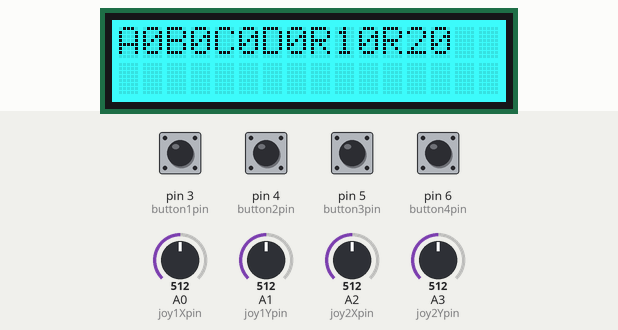
The sketch below on a simulated Arduino Uno, built with avr-gcc and run on an emulated ATmega328P. Parts: 16×2 character LCD. The test bench sets the inputs (shaded band); at power-on: pin 3 (button1pin), pin 4 (button2pin), pin 5 (button3pin), pin 6 (button4pin) HIGH, A2 (joy2Xpin) = 512, A0 (joy1Xpin) = 512, A1 (joy1Ypin) = 512, A3 (joy2Ypin) = 512.

Above: at 11.4 s.
11.5 s: pin 3 (button1pin) pulled LOW for 1 s
At 12.3 s:
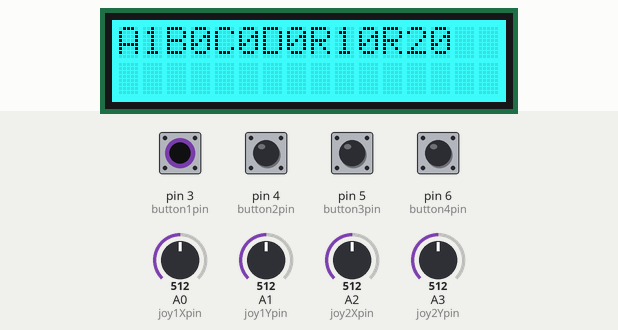
34.5 s: pin 4 (button2pin) pulled LOW for 1 s
At 35.3 s:
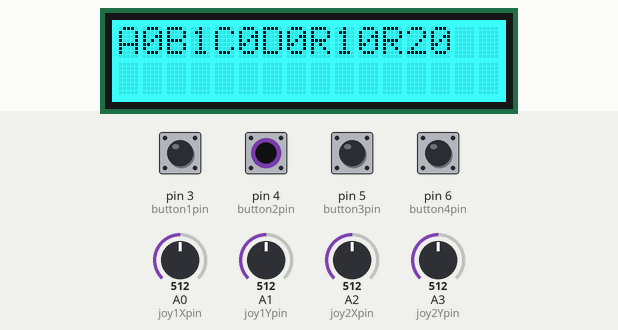
57.5 s: A2 (joy2Xpin) set to 537
At 58.3 s:
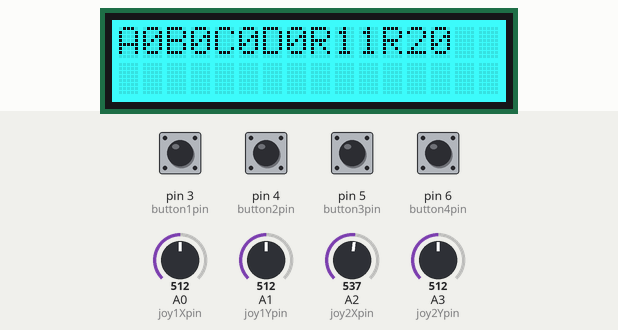
59.0 s: pin 5 (button3pin) pulled LOW for 0.15 s
At 59.1 s:
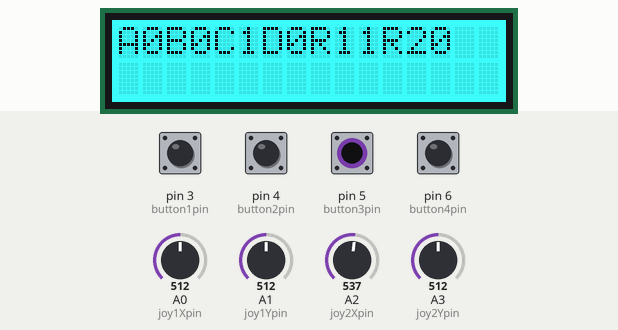
60.6 s: pin 6 (button4pin) pulled LOW for 0.15 s
At 60.74 s:
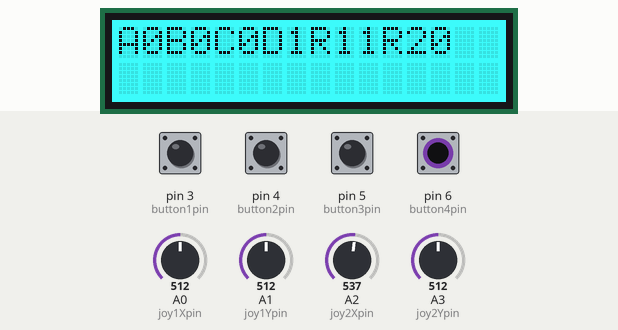
62.3 s: pin 3 (button1pin) pulled LOW for 0.15 s
At 62.53 s:
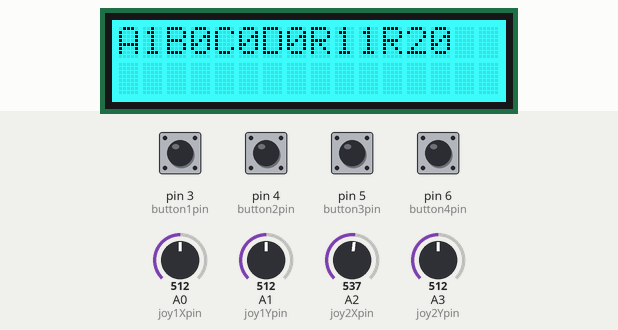
Timing chart, 0 to 65.1 s (numbered marks = the images above; inputs shaded):
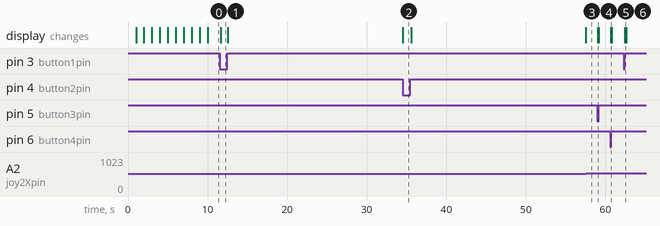

The sketch:

RobotRemote_Trinket.ino
```cpp
#include <Adafruit_RGBLCDShield.h>
#include <Adafruit_MCP23017.h>
#include <SoftwareSerial.h>
#include <Wire.h>

/*
 * TODO: Somehow, [4] is only powered when the USB cable is plugged
 *       in (remember that [2] only has one 5V dedicated power output,
 *       which is why [4] receives it's power from the FTDI power line)
 *
 * HARDWARE SUMMARY:
 * This code assumes that the following hardware is present:
 *   [1] Saitek X6-33M Gamepad
 *   [2] Adafruit Trinket Pro 5V
 *   [3] XBee adapter and antenna
 *   [4] Adafruit 16x2 LCD multi-color display with Arduino shield
 *   [5] Battery compartment for 4*AA (since [1] originally wasn't
 *       wirelss)
 *   [6] blue power status LED (since [1] originally didn't feature
 *       any visual feedback components)
 *   [7] a couple of pull-up resistors on all Midi channels (this
 *       was, on a Midi port, the job of the soundcard)
 *
 * HARDWARE SETTINGS:
 * We currently assume that the four switches
 *   [1a] R1/R2
 *   [1b] C
 *   [1c] D
 *   [1d] T1/T2
 * are all set in the "Normal" position, i.e., they are neither
 * "Off" nor in "Turbo" mode. In other words, keeping a button
 * pressed will not result in repeatedly firing the command.
 * In addition, we assume that the swtich
 *   [1e] Analog/Digital
 * is set to "Digital", i.e., we use the thumb pad, not the joystick
 * connected to Axis 1. Furthermore, we assume that the switch
 *   [1f] Throttle/T1/T2
 * is set to "Throttle".
 *
 * IMPORTANT:
 * A) Keep in mind that [1] is following the Midi standard for
 *    game controllers. This means that the many buttons of the
 *    gamepad only work by using the trick of mapping some of the
 *    buttons (digital inputs) to two of the available joystick axes
 *    (analog inputs). Saitek decided to have [1a] as the extremum
 *    values of the horizontal axis of Joystick 2, and [1d] as the
 *    extremum values of its vertical axis. Since [1] also features
 *    a throttle control, not all available hardware inputs can be
 *    used simultaneously. In this case, [1d] and the throttle
 *    share the same axis; the selection is done via [1f].
 * B) A second overload on [1] is the presence of a digital thumb
 *    pad and a joystick, both sharing the analog X and Y axes of
 *    Joystick 1 (Midi standard). By means of [1f], we can choose
 *    whether to use the thumb pad or the joystick. The thumb pad
 *    is a 8-direction one, giving the corresponding extremum
 *    readings of both joystick axes, while the thumb stick gives
 *    analog readings in the full range of both axes.
 */

// XBee's DOUT (TX) is connected to pin 10 (Arduino's Software RX)
// XBee's DIN (RX) is connected to pin 11 (Arduino's Software TX)
SoftwareSerial XBee(10, 11); // RX, TX

bool debug = true;
char* lcdDebugLine = new char[16];

Adafruit_RGBLCDShield lcd = Adafruit_RGBLCDShield();
#define RED 0x1
#define YELLOW 0x3
#define GREEN 0x2
#define TEAL 0x6
#define BLUE 0x4
#define VIOLET 0x5
#define WHITE 0x7

int button1pin = 3;  // A
int button2pin = 4;  // B
int button3pin = 5;  // C
int button4pin = 6;  // D

int joy1Xpin = A0;   // high: left, low: right
int joy1Ypin = A1;   // high: up, low: down
int joy2Xpin = A2;   // high: R1, low: R2
int joy2Ypin = A3;   // throttle

int button1status = 0;
int button2status = 0;
int button3status = 0;
int button4status = 0;

int joy1Xstatus = 0;
int joy1Ystatus = 0;
int buttons56status = 0;
int throttleStatus = 0;

int joy1Xstatus_min, joy1Xstatus_mid, joy1Xstatus_max;
int joy1Ystatus_min, joy1Ystatus_mid, joy1Ystatus_max;
int buttons56status_mid;
int throttleStatus_old, throttleStatus_min, throttleStatus_max;

byte cmd[4];
bool sendChange = false;

int button1, button2, button3, button4, button5, button6,
    joy1X, joy1Y, throttle;

void setup()
{
  pinMode(button1pin, INPUT);
  pinMode(button2pin, INPUT);
  pinMode(button3pin, INPUT);
  pinMode(button4pin, INPUT);

  pinMode(joy1Xpin, INPUT);
  pinMode(joy1Ypin, INPUT);
  pinMode(joy2Xpin, INPUT);
  pinMode(joy2Ypin, INPUT);

  XBee.begin(115200);

  // set up the LCD's number of columns and rows:
  lcd.begin(16, 2);
}

void loop()
{
  // calibration of joystick axes
  obtainDefaultAxesValues();
  calibrateAxes();

  // read buttons A, B, C, D
  button1status = digitalRead(button1pin);
  button2status = digitalRead(button2pin);
  button3status = digitalRead(button3pin);
  button4status = digitalRead(button4pin);

  // read the analog axes
  joy1Xstatus = analogRead(joy1Xpin);
  joy1Ystatus = analogRead(joy1Ypin);
  buttons56status = analogRead(joy2Xpin);
  throttleStatus = analogRead(joy2Ypin);

  // because of the pull-up resistors, Buttons A, B, C, D are
  // pressd if they read 0
  if (button1status == 0) {
    cmd[0] += 1;
    sendChange = true;
  }
  if (button2status == 0) {
    cmd[0] += 2;
    sendChange = true;
  }
  if (button3status == 0) {
    cmd[0] += 4;
    sendChange = true;
  }
  if (button4status == 0) {
    cmd[0] += 8;
    sendChange = true;
  }

  // we allow for some slack before we consider a variation
  // on the joystick axes an intentional movement
  if (abs(joy1Xstatus - joy1Xstatus_mid) >= 25) {
    joy1Xstatus = map(joy1Xstatus, joy1Xstatus_min, joy1Xstatus_max, 0, 255);
    cmd[1] += joy1Xstatus;
    sendChange = true;
  } else {
    cmd[1] += map(joy1Xstatus_mid, joy1Xstatus_min, joy1Xstatus_max, 0, 255);
  }

  if (abs(joy1Ystatus - joy1Ystatus_mid) >= 25) {
    joy1Ystatus = map(joy1Ystatus, joy1Ystatus_min, joy1Ystatus_max, 0, 255);
    cmd[2] += joy1Ystatus;
    sendChange = true;
  } else {
    cmd[2] += map(joy1Ystatus_mid, joy1Ystatus_min, joy1Ystatus_max, 0, 255);
  }

  // since Buttons 5, 6 are digital on an analog axis, the slack
  // is smaller here
  if (abs(buttons56status - buttons56status_mid) >= 10) {
    if (buttons56status > buttons56status_mid)
      cmd[0] += 16;
    else
      cmd[0] += 32;
    sendChange = true;
  }

  // not sure what makes sense for the sliding throttle control;
  // for now we keep it as if it were digital buttons on the analog
  // axis
  if (abs(throttleStatus - throttleStatus_old) >= 10) {
    sendChange = true;
    throttleStatus_old = throttleStatus;
  }
  throttleStatus = map(throttleStatus, throttleStatus_min, throttleStatus_max, 0, 255);
  throttleStatus = constrain(throttleStatus, 0, 255); // in case the user forgot calibration
  cmd[3] += throttleStatus;

  // we'll only occupy the XBee channel if there was some user input
  if (sendChange) {
    XBee.write(cmd, 4);
  }

  // as long as we've only a serial monitor on the receiving and of the
  // XBee connection, we need to use the RobotRemote's LCD display to
  // show some debugging information
  if (debug) {
    lcd.clear();
    // let's do the backward computation, just to see that things are working
    sprintf(lcdDebugLine, "A%dB%dC%dD%dR1%dR2%d", cmd[0] & 1, (cmd[0] & 2) >> 1, (cmd[0] & 4) >> 2, (cmd[0] & 8) >> 3,
                                                  (cmd[0] & 16) >> 4, (cmd[0] & 32) >> 5);

    lcd.setCursor(0, 0);
    lcd.print(lcdDebugLine);
  }

  // reset all variables before we do another loop
  cmd[0] = cmd[1] = cmd[2] = cmd[3] = 0;
  sendChange = false;
  delay(100);
}

/* During the first second, we obtain the default (i.e., center)
 * values of the various joystick axes. The user isn't supposed
 * to be moving any stick/pressing any button during this time.
 */
void obtainDefaultAxesValues() {
  lcd.setBacklight(TEAL);
  lcd.setCursor(0, 0);
  lcd.print("Reading defaults");

  while (millis() <= 1000) {
    lcd.setCursor(0, 1);
    lcd.print(millis() / 1000);

    joy1Xstatus_mid = analogRead(joy1Xpin);
    joy1Xstatus_min = joy1Xstatus_max = joy1Xstatus_mid;
    joy1Ystatus_mid = analogRead(joy1Ypin);
    joy1Ystatus_min = joy1Ystatus_max = joy1Ystatus_mid;
    buttons56status_mid = analogRead(joy2Xpin);
    throttleStatus_old = analogRead(joy2Ypin);
    throttleStatus_min = throttleStatus_max = throttleStatus_old;
  }
}

/* In the period [2, ..., 10] seconds after boot-up, we obtain
 * the extremum values of all joystick axes. This is where the
 * user has to move all sticks/press all buttons.
 */
void calibrateAxes() {
  int tmp;

  lcd.setBacklight(TEAL);
  lcd.setCursor(0, 0);
  lcd.print("Please move axes");

  while (millis() > 1000 && millis() <= 10000) {
    lcd.setCursor(0, 1);
    lcd.print(millis() / 1000);

    tmp = analogRead(joy1Xpin);
    if (tmp > joy1Xstatus_max)
      joy1Xstatus_max = tmp;
    if (tmp < joy1Xstatus_min)
      joy1Xstatus_min = tmp;

    tmp = analogRead(joy1Ypin);
    if (tmp > joy1Ystatus_max)
      joy1Ystatus_max = tmp;
    if (tmp < joy1Ystatus_min)
      joy1Ystatus_min = tmp;

    tmp = analogRead(joy2Ypin);
    if (tmp > throttleStatus_max)
      throttleStatus_max = tmp;
    if (tmp < throttleStatus_min)
      throttleStatus_min = tmp;
  }
}
```

Measured:
- after the input at 11.5 s, the display: changes after 0.16 s (image 1)
- after the input at 34.5 s, the display: changes at once (image 2)
- after the input at 57.5 s, the display: changes at once (image 3)
- after the input at 59.0 s, the display: changes at once (image 4)
- after the input at 60.6 s, the display: changes after 0.07 s (image 5)
- after the input at 62.3 s, the display: changes after 0.16 s (image 6)
